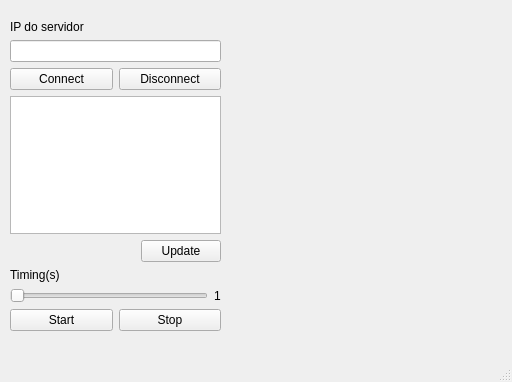
<?xml version="1.0" encoding="UTF-8"?>
<ui version="4.0">
 <class>MainWindow</class>
 <widget class="QMainWindow" name="MainWindow">
  <property name="geometry">
   <rect>
    <x>0</x>
    <y>0</y>
    <width>512</width>
    <height>382</height>
   </rect>
  </property>
  <property name="windowTitle">
   <string>MainWindow</string>
  </property>
  <widget class="QWidget" name="centralwidget">
   <widget class="Plotter" name="widget" native="true">
    <property name="geometry">
     <rect>
      <x>240</x>
      <y>20</y>
      <width>251</width>
      <height>311</height>
     </rect>
    </property>
   </widget>
   <widget class="QWidget" name="">
    <property name="geometry">
     <rect>
      <x>10</x>
      <y>20</y>
      <width>211</width>
      <height>311</height>
     </rect>
    </property>
    <layout class="QVBoxLayout" name="verticalLayout_6">
     <item>
      <layout class="QVBoxLayout" name="verticalLayout_2">
       <item>
        <layout class="QVBoxLayout" name="verticalLayout">
         <item>
          <widget class="QLabel" name="label">
           <property name="text">
            <string>IP do servidor</string>
           </property>
          </widget>
         </item>
         <item>
          <widget class="QLineEdit" name="lineEdit"/>
         </item>
        </layout>
       </item>
       <item>
        <layout class="QHBoxLayout" name="horizontalLayout">
         <item>
          <widget class="QPushButton" name="connectButton">
           <property name="text">
            <string>Connect</string>
           </property>
          </widget>
         </item>
         <item>
          <widget class="QPushButton" name="disconnectButton">
           <property name="text">
            <string>Disconnect</string>
           </property>
          </widget>
         </item>
        </layout>
       </item>
      </layout>
     </item>
     <item>
      <layout class="QVBoxLayout" name="verticalLayout_3">
       <item>
        <widget class="QListView" name="listView"/>
       </item>
       <item>
        <layout class="QHBoxLayout" name="horizontalLayout_2">
         <item>
          <spacer name="horizontalSpacer">
           <property name="orientation">
            <enum>Qt::Orientation::Horizontal</enum>
           </property>
           <property name="sizeHint" stdset="0">
            <size>
             <width>40</width>
             <height>20</height>
            </size>
           </property>
          </spacer>
         </item>
         <item>
          <widget class="QPushButton" name="updateButton">
           <property name="text">
            <string>Update</string>
           </property>
          </widget>
         </item>
        </layout>
       </item>
      </layout>
     </item>
     <item>
      <layout class="QVBoxLayout" name="verticalLayout_5">
       <item>
        <layout class="QVBoxLayout" name="verticalLayout_4">
         <item>
          <widget class="QLabel" name="label_3">
           <property name="text">
            <string>Timing(s)</string>
           </property>
          </widget>
         </item>
         <item>
          <layout class="QHBoxLayout" name="horizontalLayout_3">
           <item>
            <widget class="QSlider" name="horizontalSlider">
             <property name="orientation">
              <enum>Qt::Orientation::Horizontal</enum>
             </property>
            </widget>
           </item>
           <item>
            <widget class="QLabel" name="label_2">
             <property name="text">
              <string>1</string>
             </property>
            </widget>
           </item>
          </layout>
         </item>
        </layout>
       </item>
       <item>
        <layout class="QHBoxLayout" name="horizontalLayout_4">
         <item>
          <widget class="QPushButton" name="startButton">
           <property name="text">
            <string>Start</string>
           </property>
          </widget>
         </item>
         <item>
          <widget class="QPushButton" name="stopButton">
           <property name="text">
            <string>Stop</string>
           </property>
          </widget>
         </item>
        </layout>
       </item>
      </layout>
     </item>
    </layout>
   </widget>
  </widget>
  <widget class="QMenuBar" name="menubar">
   <property name="geometry">
    <rect>
     <x>0</x>
     <y>0</y>
     <width>512</width>
     <height>22</height>
    </rect>
   </property>
  </widget>
  <widget class="QStatusBar" name="statusbar"/>
 </widget>
 <customwidgets>
  <customwidget>
   <class>Plotter</class>
   <extends>QWidget</extends>
   <header>plotter.h</header>
   <container>1</container>
  </customwidget>
 </customwidgets>
 <resources/>
 <connections>
  <connection>
   <sender>horizontalSlider</sender>
   <signal>valueChanged(int)</signal>
   <receiver>label_2</receiver>
   <slot>setNum(int)</slot>
   <hints>
    <hint type="sourcelabel">
     <x>74</x>
     <y>333</y>
    </hint>
    <hint type="destinationlabel">
     <x>68</x>
     <y>346</y>
    </hint>
   </hints>
  </connection>
 </connections>
</ui>
